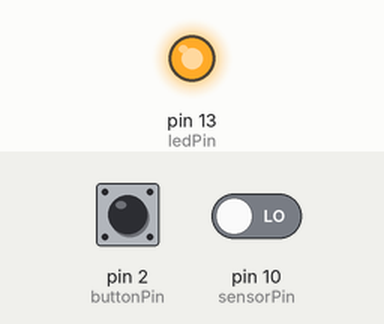
A sketch run on a simulated Arduino Uno, built with avr-gcc and run on an emulated ATmega328P. Parts: output pins drawn as LEDs (lit = HIGH). The inputs (shaded band) are chosen by the test bench; at power-on: pin 2 (buttonPin) LOW, pin 10 (sensorPin) LOW. What the sketch prints to the serial monitor is not drawn.

Above: at 1.2 s.
1.3 s: pin 2 (buttonPin) pulled HIGH for 0.25 s
At 1.47 s:
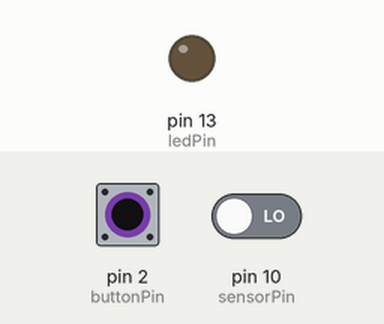
5.2 s: pin 2 (buttonPin) pulled HIGH for 3.2 s
At 9.4 s:
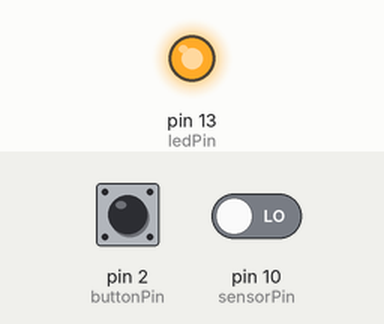
Timing chart, 0 to 10.9 s (numbered marks = the images above; inputs shaded):
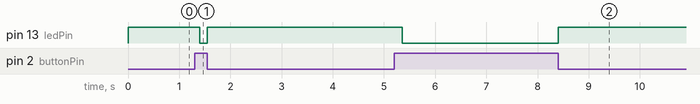

Measured:
- after the input at 1.3 s, pin 13 (ledPin): HIGH → LOW after 0.10 s, → HIGH 0.15 s later
- after the input at 5.2 s, pin 13 (ledPin): HIGH → LOW after 0.15 s, → HIGH 3.0 s later

The sketch:

Practice_1_rozzi.ino
```cpp
#include <NewPing.h>

#define TRIGGER_PIN  12  // Arduino pin tied to trigger pin on the ultrasonic sensor.
#define ECHO_PIN     11  // Arduino pin tied to echo pin on the ultrasonic sensor.
#define MAX_DISTANCE 200 // Maximum distance we want to ping for (in centimeters). Maximum sensor distance is rated at 400-500cm.

NewPing sonar(TRIGGER_PIN, ECHO_PIN, MAX_DISTANCE); // NewPing setup of pins and maximum distance.

// set pin numbers:
const int buttonPin = 2;     // the number of the pushbutton pin
const int ledPin =  13;      // the number of the LED pin
const int sensorPin = 10;


// variables will change:
int buttonState = 0;         // variable for reading the pushbutton status
int sensorVal =0;

void setup() {
  // initialize the LED pin as an output:
  pinMode(ledPin, OUTPUT);
  // initialize the pushbutton pin as an input:
  pinMode(buttonPin, INPUT);
  pinMode(sensorPin, INPUT);
//  Serial.begin (9600);
  Serial.begin(115200);
}

void loop() {
  // read the state of the pushbutton value:
  buttonState = digitalRead(buttonPin);


  // check if the pushbutton is pressed.
  // if it is, the buttonState is HIGH:
  if (buttonState == HIGH) {
    // turn LED on:
    digitalWrite(ledPin, LOW);
  } else {
    // turn LED off:
    digitalWrite(ledPin, HIGH);
    sensorVal = digitalRead(sensorPin);
    if (sensorVal == HIGH)
    {
      delay(50);                      // Wait 50ms between pings (about 20 pings/sec). 29ms should be the shortest delay between pings.
      unsigned int uS = sonar.ping(); // Send ping, get ping time in microseconds (uS).
      Serial.print("Ping: ");
      Serial.print(uS / US_ROUNDTRIP_CM); // Convert ping time to distance in cm and print result (0 = outside set distance range)
      Serial.println(" cm");
//      digitalWrite(ledPin, HIGH);
    }
    else {
      Serial.println("no person");
//      digitalWrite(ledPin, LOW);
    }
//    Serial.println(sensorVal);
    delay(200);

  }
}
```
